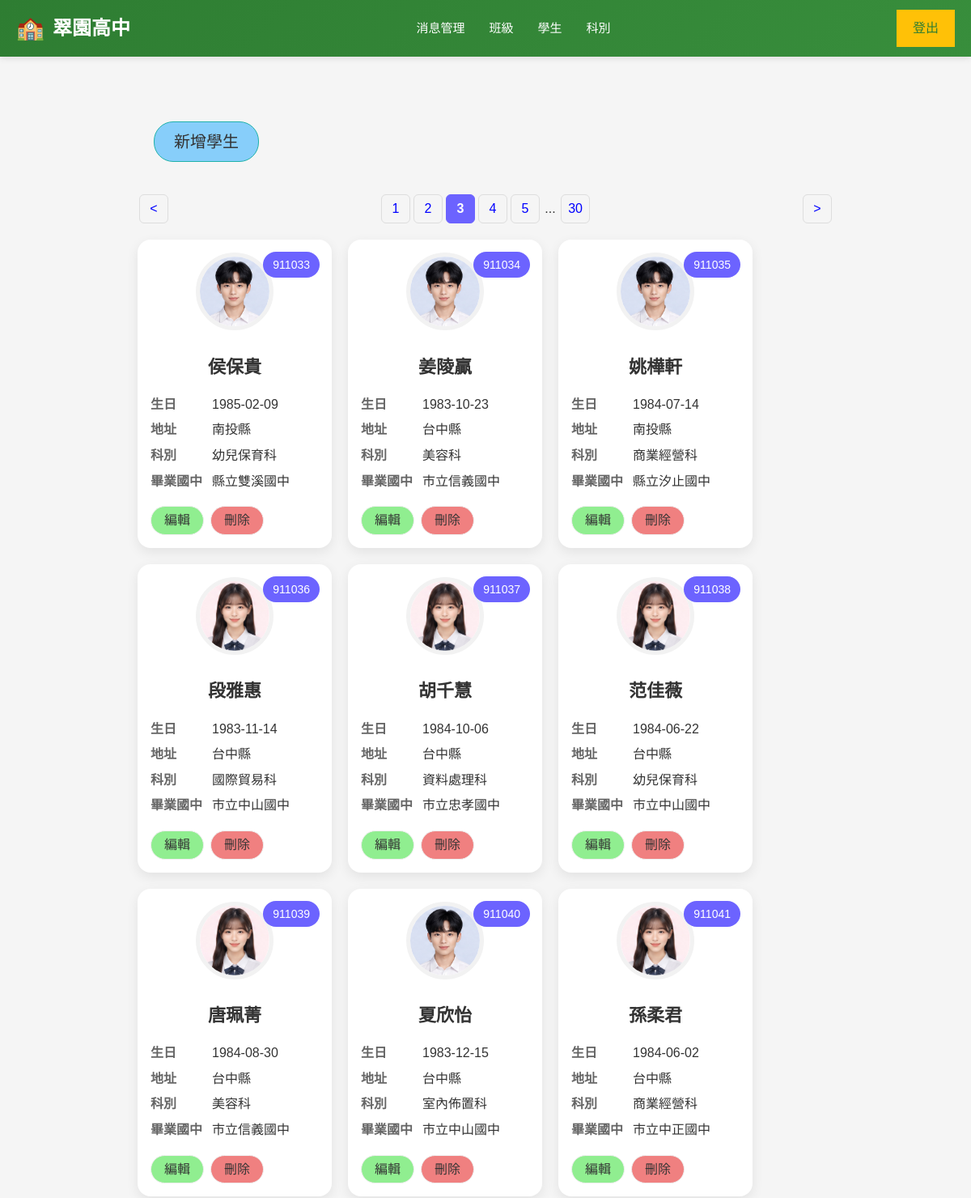
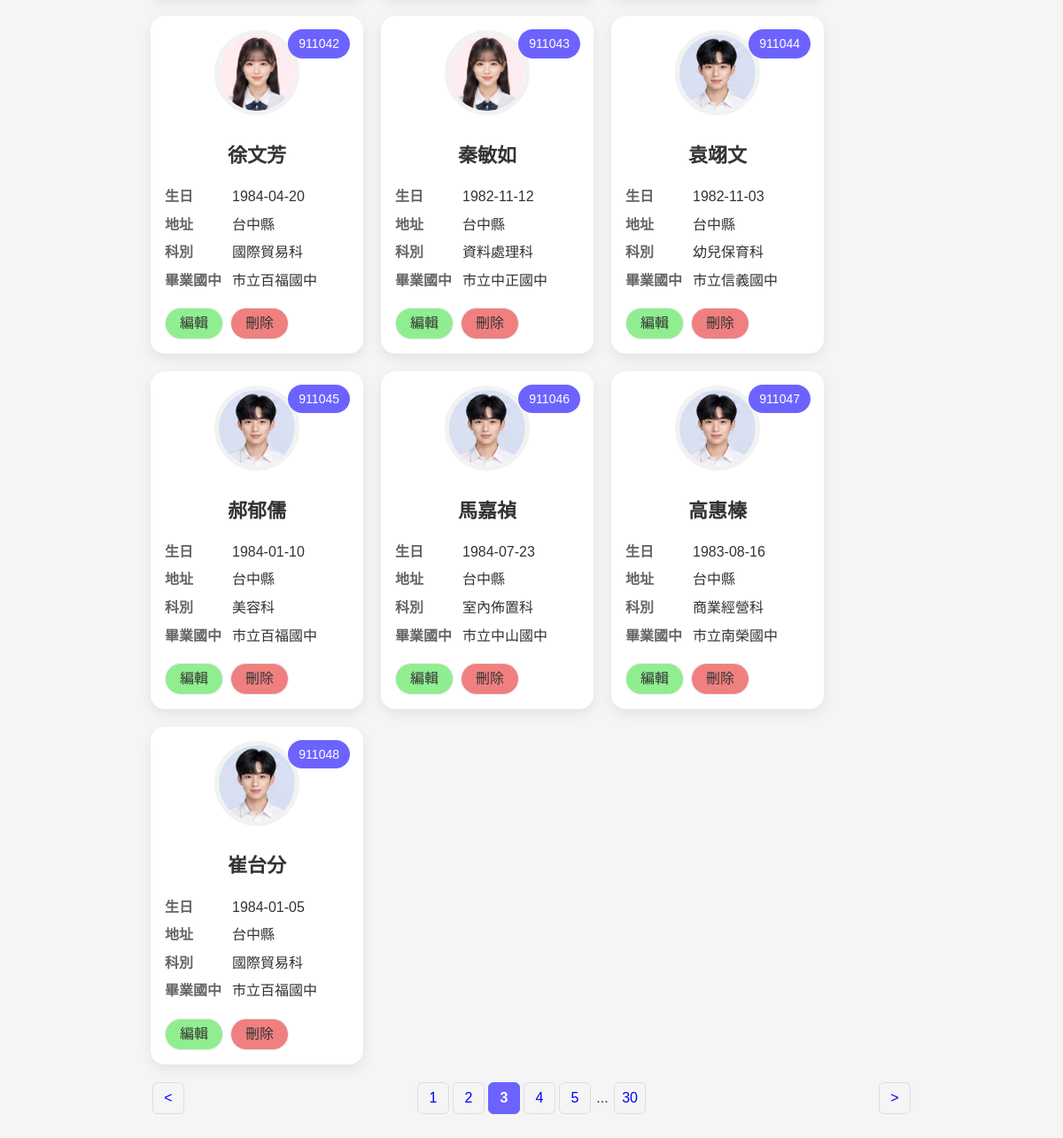
Screenshot of /school/admin.php?inc=students&page=3 with the database file from the repository (2 pictures, top to bottom).
### tables this page shows
CREATE TABLE `students` (
  `id` int(10) UNSIGNED NOT NULL,
  `school_num` int(6) DEFAULT NULL COMMENT '學號',
  `name` varchar(8) DEFAULT NULL COMMENT '姓名',
  `birthday` date DEFAULT NULL COMMENT '出生年月日',
  `uni_id` varchar(10) DEFAULT NULL COMMENT '身分證號碼',
  `addr` varchar(32) DEFAULT NULL COMMENT '住址',
  `parents` varchar(8) DEFAULT NULL COMMENT '家長',
  `tel` varchar(16) DEFAULT NULL COMMENT '電話',
  `dept` varchar(8) DEFAULT NULL COMMENT '科別',
  `graduate_at` varchar(16) DEFAULT NULL COMMENT '畢業國中',
  `status_code` varchar(4) DEFAULT NULL
);

CREATE TABLE `dept` (
  `id` int(10) UNSIGNED NOT NULL,
  `code` varchar(3) NOT NULL,
  `name` varchar(32) NOT NULL
);

CREATE TABLE `graduate_school` (
  `id` int(10) UNSIGNED NOT NULL,
  `county` varchar(8) NOT NULL,
  `name` varchar(64) NOT NULL
);

### school/include/students.php (the view, shortened to what this page needs)
<a href="?inc=add_student" class='add-btn'>新增學生</a>
<?php
$total_students=$pdo->query("select count(*) from `students`")->fetchColumn();
$div=16;
$pages=ceil($total_students/$div);
$now_page=$_GET['page']??1;
$start=($now_page-1)*$div;
$sql="select
             `students`.`school_num`,
             `students`.`name`,
             `dept`.`name` as 'dept_name',
             `addr`,
             `uni_id`,
             `graduate_school`.`name` as 'graduate_school',
             `birthday`
        from `class_student`,
             `students`,
             `dept`,
             `graduate_school`
       where `class_student`.`school_num`=`students`.`school_num` AND
             `dept`.`id`=`students`.`dept` AND
             `graduate_school`.`id`=`students`.`graduate_at`
        limit $start,$div";
$students=$pdo->query($sql)->fetchAll();
?>
<div class='page-nav'>
<?php
    if($now_page-1 >0){
        $perv=$now_page-1;
        echo "<a href='?inc=students&page=$perv'> < </a>";
    }else{
        echo "<a href='javascript:return false;'> < </a>";
    }
    echo "<div>";
    $start_page=$now_page-2;
    $end_page=$now_page+2;
    if($start_page <=1){
        $start_page=1;
        $end_page=min(5,$pages);
    }
    for($i=$start_page;$i<=$end_page;$i++){
        $now_class=($now_page==$i)?"now-page":"";
       echo "<a href='?inc=students&page=$i' class='$now_class'> $i </a>";
    }
    if($now_page < $pages-2){
        echo "<span> ... </span>";
        echo "<a href='?inc=students&page=$pages'> $pages </a>";
    }
    echo "</div>";
    if($now_page+1 <=$pages){
        $next=$now_page+1;
        echo "<a href='?inc=students&page=$next'> > </a>";
    }else{
        echo "<a href='javascript:return false;'> > </a>";
    }
    ?>
</div>
<?php
echo "<div class='student-list'>";
foreach($students as $student):?>
    <div class="student-card">
        <div class="student-id">
            <?= $student['school_num']; ?>
        </div>
        <div class="student-photo">
            <?php if(isset($student['header'])):;?>
            <img src="img/<?= $student['header']; ?>">
            <?php else :;?>
            <img src="img/<?= (mb_substr($student['uni_id'],1,1)==1)?'header_default_boy.jpg':'header_default_girl.jpg'; ?>">
            <?php endif;?>
        </div>
        <div class="student-name">
            <?= $student['name'] ?>
        </div>
        <div class="student-info">
            <div class="info-row">
                <span class="label">生日</span>
                <span class="value"><?= $student['birthday']; ?></span>
            </div>
            <div class="info-row">
                <span class="label">地址</span>
                <span class="value"><?= mb_substr($student['addr'],0,3); ?></span>
            </div>
            <div class="info-row">
                <span class="label">科別</span>
                <span class="value"><?= $student['dept_name']; ?></span>
            </div>
            <div class="info-row">
                <span class="label">畢業國中</span>
                <span class="value"><?= $student['graduate_school']; ?></span>
            </div>
            <div class="btn-row">
                <a class="edit-btn" href="?inc=edit_student&num=<?= $student['school_num']; ?>">編輯</a>
                <a class="del-btn" href="?inc=delete_student&num=<?= $student['school_num']; ?>">刪除</a>
            </div>
        </div>
    </div>
    <?php endforeach;?>
</div>
<div class='page-nav'>
<?php
    if($now_page-1 >0){
        $perv=$now_page-1;
        echo "<a href='?inc=students&page=$perv'> < </a>";
    }else{
        echo "<a href='javascript:return false;'> < </a>";
    }
    echo "<div>";
    $start_page=$now_page-2;
    $end_page=$now_page+2;
    if($start_page <=1){
        $start_page=1;
        $end_page=min(5,$pages);
    }
    for($i=$start_page;$i<=$end_page;$i++){
        $now_class=($now_page==$i)?"now-page":"";
       echo "<a href='?inc=students&page=$i' class='$now_class'> $i </a>";
    }
    if($now_page < $pages-2){
        echo "<span> ... </span>";
        echo "<a href='?inc=students&page=$pages'> $pages </a>";
    }
    echo "</div>";
    if($now_page+1 <=$pages){
        $next=$now_page+1;
        echo "<a href='?inc=students&page=$next'> > </a>";
    }else{
        echo "<a href='javascript:return false;'> > </a>";
    }
    ?>
</div>

### school/css/global.css (style rules this page uses)
* { margin: 0; padding: 0; box-sizing: border-box; }
:root { --primary-color: #2e7d32; --primary-light: #388e3c; --accent-color: #ff9800; --accent-dark: #f57c00; --secondary-color: #ffc107; --text-primary: #333; --text-secondary: #666; --text-light: #999; --bg-light: #f5f5f5; --bg-lightest: #f9fbe7; --border-color: #e0e0e0; --shadow-sm: 0 2px 4px rgba(0, 0, 0, 0.1); --shadow-md: 0 4px 12px rgba(0, 0, 0, 0.08); --shadow-lg: 0 8px 20px rgba(0, 0, 0, 0.15); --transition: all 0.3s ease; }
html, body { font-family: 'Arial', 'Microsoft YaHei', sans-serif; line-height: 1.6; color: var(--text-primary); }
body { background-color: var(--bg-light); }
a { color: var(--primary-color); text-decoration: none; transition: var(--transition); }

### school/css/card.css (style rules this page uses)
.student-list { display: flex; flex-wrap: wrap; gap: 20px; margin: 16px 0; }
.student-card { width: 240px; background: #ffffff; border-radius: 16px; padding: 16px; box-shadow: 0 5px 15px rgba(0, 0, 0, 0.08); position: relative; transition: 0.3s; }
.student-id { position: absolute; top: 15px; right: 15px; background: #6c63ff; color: white; padding: 5px 12px; border-radius: 30px; font-size: 14px; }
.student-photo { text-align: center; margin-bottom: 15px; }
.student-photo img { width: 96px; height: 96px; border-radius: 50%; object-fit: cover; border: 5px solid #f2f2f2; }
.student-name { text-align: center; font-size: 22px; font-weight: bold; margin-bottom: 16px; margin-top: 20px; }
.student-info { display: flex; flex-direction: column; gap: 6px; }
.info-row { display: flex; }
.label { width: 76px; color: #666; font-weight: bold; }
.value { flex: 1; color: #333; }
.btn-row { display: flex; gap: 8px; margin-top: 12px; }
a.edit-btn { padding: 4px 16px; border: 1px solid #eee; border-radius: 20px; background: lightgreen; text-decoration: none; cursor: pointer; transition: all 0.3s ease; display: inline-block; color: #333; }
a.del-btn { padding: 4px 16px; border: 1px solid #eee; border-radius: 20px; background: lightcoral; text-decoration: none; cursor: pointer; transition: all 0.3s ease; display: inline-block; color: #333; }
.add-btn { display: inline-block; padding: 8px 24px; background: lightskyblue; margin: 20px; border: 1px solid lightseagreen; border-radius: 24px; font-size: 20px; text-decoration: none; cursor: pointer; transition: all 0.3s ease; color: #333; }
.page-nav { display: flex; justify-content: space-between; width: 100%; flex-wrap: wrap; gap: 10px; margin: 20px 0; }
.page-nav a { text-decoration: none; display: inline-block; margin: 0px 2px; padding: 4px; border: 1px solid #ddd; border-radius: 6px; width: 36px; height: 36px; text-align: center; color: blue; transition: all 0.3s ease; }
.page-nav .now-page { background: #6c63ff; color: white; border-color: #6c63ff; font-weight: 600; }

### rows the page displays
students: school_num "911033", name "侯保貴", birthday "1985-02-09", addr "南投縣", dept.name "幼兒保育科", graduate_school.name "縣立雙溪國中"
students: school_num "911034", name "姜陵贏", birthday "1983-10-23", addr "台中縣", dept.name "美容科", graduate_school.name "市立信義國中"
students: school_num "911035", name "姚樺軒", birthday "1984-07-14", addr "南投縣", dept.name "商業經營科", graduate_school.name "縣立汐止國中"
students: school_num "911036", name "段雅惠", birthday "1983-11-14", addr "台中縣", dept.name "國際貿易科", graduate_school.name "市立中山國中"
students: school_num "911037", name "胡千慧", birthday "1984-10-06", addr "台中縣", dept.name "資料處理科", graduate_school.name "市立忠孝國中"
students: school_num "911038", name "范佳薇", birthday "1984-06-22", addr "台中縣", dept.name "幼兒保育科", graduate_school.name "市立中山國中"
students: school_num "911039", name "唐珮菁", birthday "1984-08-30", addr "台中縣", dept.name "美容科", graduate_school.name "市立信義國中"
students: school_num "911040", name "夏欣怡", birthday "1983-12-15", addr "台中縣", dept.name "室內佈置科", graduate_school.name "市立中山國中"
students: school_num "911041", name "孫柔君", birthday "1984-06-02", addr "台中縣", dept.name "商業經營科", graduate_school.name "市立中正國中"
students: school_num "911042", name "徐文芳", birthday "1984-04-20", addr "台中縣", dept.name "國際貿易科", graduate_school.name "市立百福國中"
students: school_num "911043", name "秦敏如", birthday "1982-11-12", addr "台中縣", dept.name "資料處理科", graduate_school.name "市立中正國中"
students: school_num "911044", name "袁翊文", birthday "1982-11-03", addr "台中縣", dept.name "幼兒保育科", graduate_school.name "市立信義國中"
students: school_num "911045", name "郝郁儒", birthday "1984-01-10", addr "台中縣", dept.name "美容科", graduate_school.name "市立百福國中"
students: school_num "911046", name "馬嘉禎", birthday "1984-07-23", addr "台中縣", dept.name "室內佈置科", graduate_school.name "市立中山國中"
students: school_num "911047", name "高惠榛", birthday "1983-08-16", addr "台中縣", dept.name "商業經營科", graduate_school.name "市立南榮國中"
students: school_num "911048", name "崔台分", birthday "1984-01-05", addr "台中縣", dept.name "國際貿易科", graduate_school.name "市立百福國中"

### other values shown
$pages "30"
